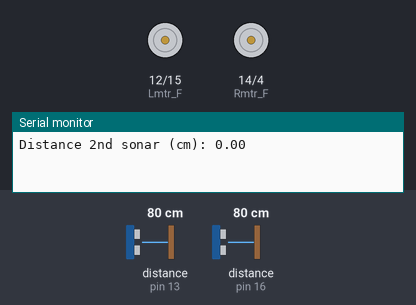
The sketch below on a simulated Arduino Uno, built with avr-gcc and run on an emulated ATmega328P. Parts: motor-driver pin pairs drawn as motors (green arrow = first pin HIGH = forward, orange = second pin HIGH = backward, longer = more drive), the last lines printed to the serial monitor. Wiring (inferred from the names in the program): 2 × ultrasonic range finder: trigger pin 2, echo pin 13 / trigger pin 5, echo pin 16. The inputs (shaded band) are chosen by the test bench; at power-on: distance to the obstacle (sensors on pin 16, pin 13) 80 cm. The echo pulse lasts 58.3 µs per cm.

Above: at 4.1 s.
4.2 s: distance to the obstacle (sensor on pin 16) set to 55 cm
8.4 s: distance to the obstacle (sensor on pin 16) set to 45 cm
At 12.9 s:
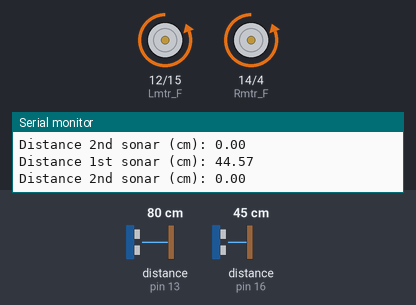
Timing chart, 0 to 22.6 s (numbered marks = the images above; inputs shaded):
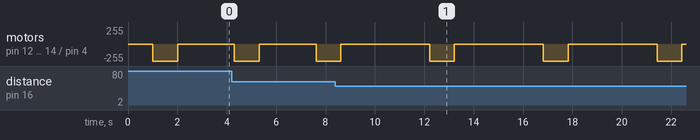

The sketch:

esp8266_motor_sonar.ino
```cpp
#define SOUND_VELOCITY 0.034

//Front Sonar
const int trigPin = 5; //D1
const int echoPin = 16; //D0

//Back Sonar
const int trigPin_2 = 2; //D4
const int echoPin_2 = 13; //D7

int maxSpeed = 50;

int Rmtr_F = 14; //D5
int Rmtr_B = 4; // D2
int Lmtr_F = 12; // D6
int Lmtr_B = 15; // D8

long duration;
float distanceCm;

long duration_2;
float distanceCm_2;

void setup() {
  // put your setup code here, to run once:

  Serial.begin(115200); // Starts the serial communication
  pinMode(trigPin, OUTPUT); // Sets the trigPin as an Output
  pinMode(echoPin, INPUT); // Sets the echoPin as an Input
  pinMode(trigPin_2, OUTPUT); // Sets the trigPin as an Output
  pinMode(echoPin_2, INPUT); // Sets the echoPin as an Input

  pinMode(Lmtr_F, OUTPUT);
  pinMode(Lmtr_B, OUTPUT);
  pinMode(Rmtr_F, OUTPUT);
  pinMode(Rmtr_B, OUTPUT);
}

void loop() {
    // Clears the trigPin
    digitalWrite(trigPin, LOW);
    digitalWrite(trigPin_2, LOW);
    delayMicroseconds(2);

    // Sets the trigPin on HIGH state for 10 micro seconds
    digitalWrite(trigPin, HIGH);
    digitalWrite(trigPin_2, HIGH);
    delayMicroseconds(10);
    digitalWrite(trigPin, LOW);
    digitalWrite(trigPin_2, LOW);

     // Reads the echoPin, returns the sound wave travel time in microseconds
    duration = pulseIn(echoPin, HIGH);
    duration_2 = pulseIn(echoPin_2, HIGH);

    // Calculate the distance
    distanceCm = duration * SOUND_VELOCITY/2;
    distanceCm_2 = duration_2 * SOUND_VELOCITY/2;

    if(distanceCm <= 15.00){
      Serial.print("Distance 1st sonar (cm): ");
      Serial.println(distanceCm);
      Serial.println("");

      moveBackSlow();
      Break();
    }
     else if(distanceCm > 15.00 && distanceCm <= 50){
      // Prints the distance on the Serial Monitor
      Serial.print("Distance 1st sonar (cm): ");
      Serial.println(distanceCm);
      Serial.println("");

      moveForwardSlow();
      Break();
    }

    if(distanceCm_2 <= 15.00){
      Serial.print("Distance 2nd sonar (cm): ");
      Serial.println(distanceCm_2);
      Serial.println("");

      moveBackFast();
      Break();
    }
     else if(distanceCm_2 > 15.00 && distanceCm_2 <= 50){
      // Prints the distance on the Serial Monitor
      Serial.print("Distance 2nd sonar (cm): ");
      Serial.println(distanceCm_2);
      Serial.println("");

      moveForwardFast();
      Break();
    }

  delay(1000);
}


void moveForwardFast(){
  maxSpeed = 150;
  analogWrite(Lmtr_F, maxSpeed);
  analogWrite(Lmtr_B, 0);
  analogWrite(Rmtr_F, maxSpeed);
  analogWrite(Rmtr_B, 0);
  delay(1000);
}

void moveBackFast(){
  maxSpeed = 150;
  analogWrite(Lmtr_F, 0);
  analogWrite(Lmtr_B, maxSpeed);
  analogWrite(Rmtr_F, 0);
  analogWrite(Rmtr_B, maxSpeed);
  delay(1000);
}

void Break(){
  analogWrite(Lmtr_F, 0);
  analogWrite(Lmtr_B, 0);
  analogWrite(Rmtr_F, 0);
  analogWrite(Rmtr_B, 0);
  delay(300);
}

void moveForwardSlow(){
  maxSpeed = 50;
  analogWrite(Lmtr_F, maxSpeed);
  analogWrite(Lmtr_B, 0);
  analogWrite(Rmtr_F, maxSpeed);
  analogWrite(Rmtr_B, 0);
  delay(1000);
}

void moveBackSlow(){
  maxSpeed = 50;
  analogWrite(Lmtr_F, 0);
  analogWrite(Lmtr_B, maxSpeed);
  analogWrite(Rmtr_F, 0);
  analogWrite(Rmtr_B, maxSpeed);
  delay(1000);
}
```

Measured:
- the behaviour switches between 51 and 50 cm on distance to the obstacle (sensor on pin 16) (found by bisection; images 0 and 1)
- after the input at 8.4 s, motor on pin 12 (Lmtr_F) / pin 15 (Lmtr_B), motor on pin 14 (Rmtr_F) / pin 4 (Rmtr_B): alternates backward 255/255 for 1.0 s and stopped for 3.6 s, starting after 3.8 s
